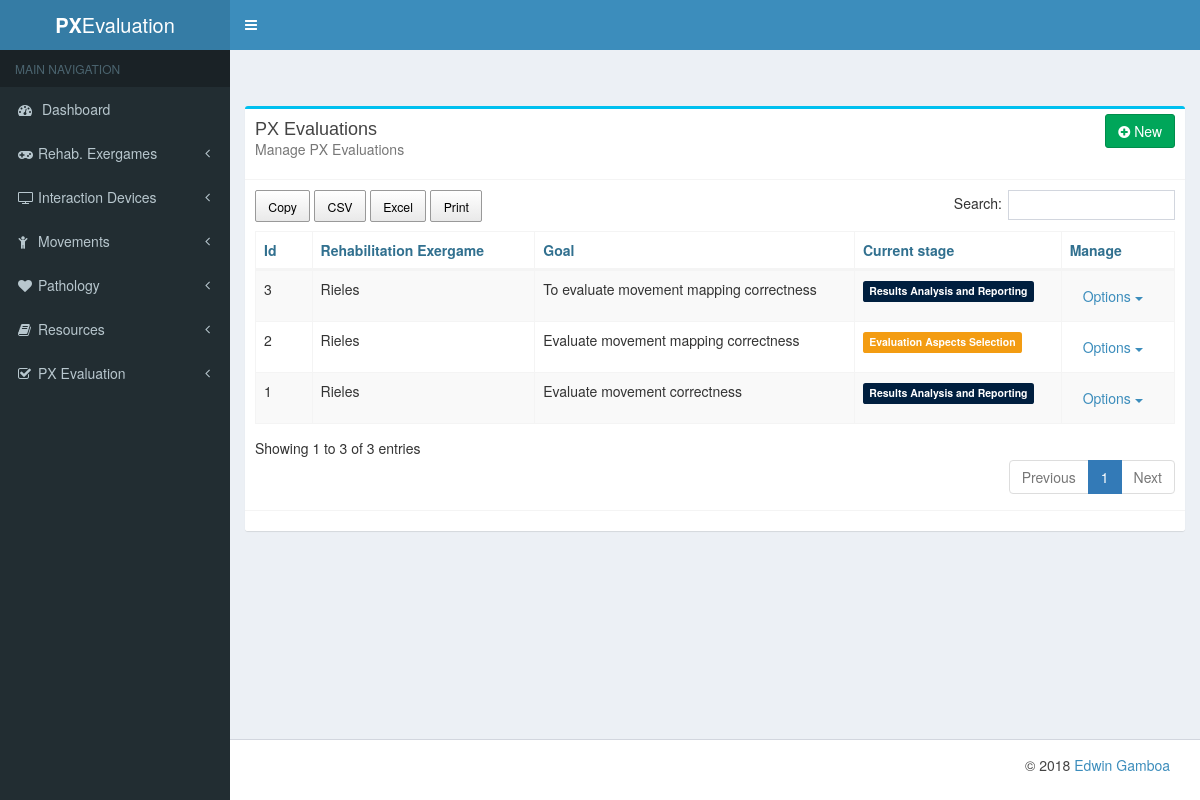
The app's page /px_evaluation/px_evaluations/, older data.
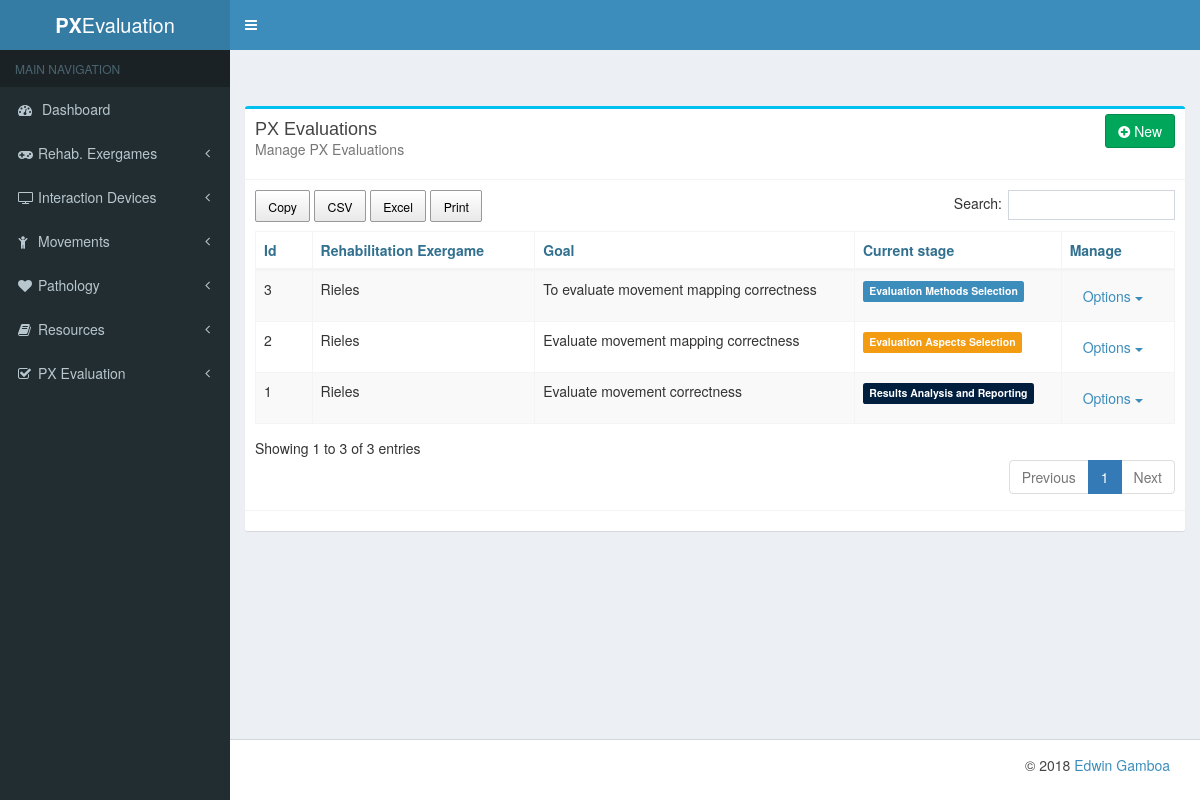
The same page, newer data.
### px_evaluation/models.py (models this page shows, shortened)
class PXEvaluation(models.Model):
    date = models.DateTimeField(auto_now_add=True)
    rehab_exergame_characterisation = models.ForeignKey(RehabilitationExergame, blank=True)
    players_characterisation = models.FileField(blank=True, upload_to=get_evaluation_file_path)
    rehabilitation_constraints = models.ManyToManyField(Constraint, blank=True)
    evaluation_goal = models.TextField()
    evaluation_aspects = models.ManyToManyField(Aspect, blank=True)
    evaluation_methods = models.ManyToManyField(Method, blank=True)
    evaluation_instruments = models.ManyToManyField(Instrument, blank=True)
    evaluation_plan = models.FileField(blank=True, upload_to=get_evaluation_file_path)
    evaluation_report = models.FileField(blank=True, upload_to=get_evaluation_file_path)
    current_stage = models.CharField(
        max_length=20,
        default=Constants.ENV_ANALYSIS,
        choices=Constants.EVALUATION_STAGE,
    )

### rehab_exergames/models.py (models this page shows, shortened)
class Game(models.Model):
    name = models.CharField(max_length=140)
    description = models.TextField()
    image = models.ImageField(upload_to=get_image_path, blank=True, null=True)
    status = models.PositiveIntegerField(
        default=Constants.ACTIVE,
        choices=Constants.GAME_STATUS
    )
    input_interaction_devices = models.ManyToManyField(InteractionDevice, related_name="input_devices")
    output_interaction_devices = models.ManyToManyField(InteractionDevice, related_name="output_devices")
    def __str__(self):
        return self.name

### px_evaluation/views.py (the view)
class PXEvaluationList(ListView):
    model = PXEvaluation

### templates/px_evaluation/pxevaluation_list.html (shortened to what this page needs)
{% extends "list_base.html" %}
{% block card_title %}PX Evaluations{% endblock card_title %}
{% block card_description %}Manage PX Evaluations{% endblock card_description%}
{% block table_head %}
    <tr>
        <th>Id</th>
        <th>Rehabilitation Exergame</th>
        <th>Goal</th>
        <th>Current stage</th>
        <th>Manage</th>
    </tr>
{% endblock table_head %}
{% block table_body %}
    {% for object in object_list %}
        <tr>
            <td>{{ object.id }}</td>
            <td>{{ object.rehab_exergame_characterisation }}</td>
            <td>{{ object.evaluation_goal }}</td>
            <td><span class="label
                    {% if object.current_stage == 'rehab_env_analysis' %} label-success
                    {% elif object.current_stage == 'eval_goal_def' %} label-info
                    {% elif object.current_stage == 'aspects_sel' %} label-warning
                    {% elif object.current_stage == 'methods_sel' %} label-primary
                    {% elif object.current_stage == 'instruments_sel' %} bg-purple
                    {% elif  object.current_stage == 'eval_prep' %} bg-maroon
                    {% else %} bg-navy
                    {% endif %}">{{ object.get_current_stage_display }}</span></td>
            <td>
                <div class="dropdown">
                    <a href="#" class="btn dropdown-toggle" data-toggle="dropdown">
                        Options
                        <b class="caret"></b>
                    </a>
                </div>
            </td>
        </tr>
    {% endfor %}
{% endblock table_body %}
{% block new_url %} {% url 'px_evaluation:new' %} {% endblock new_url %}

Row changes from the older to the newer data that the page shows:
changed PXEvaluation "To evaluate movement mapping correctness": current_stage "Results Analysis and Reporting" → "Evaluation Methods Selection"
